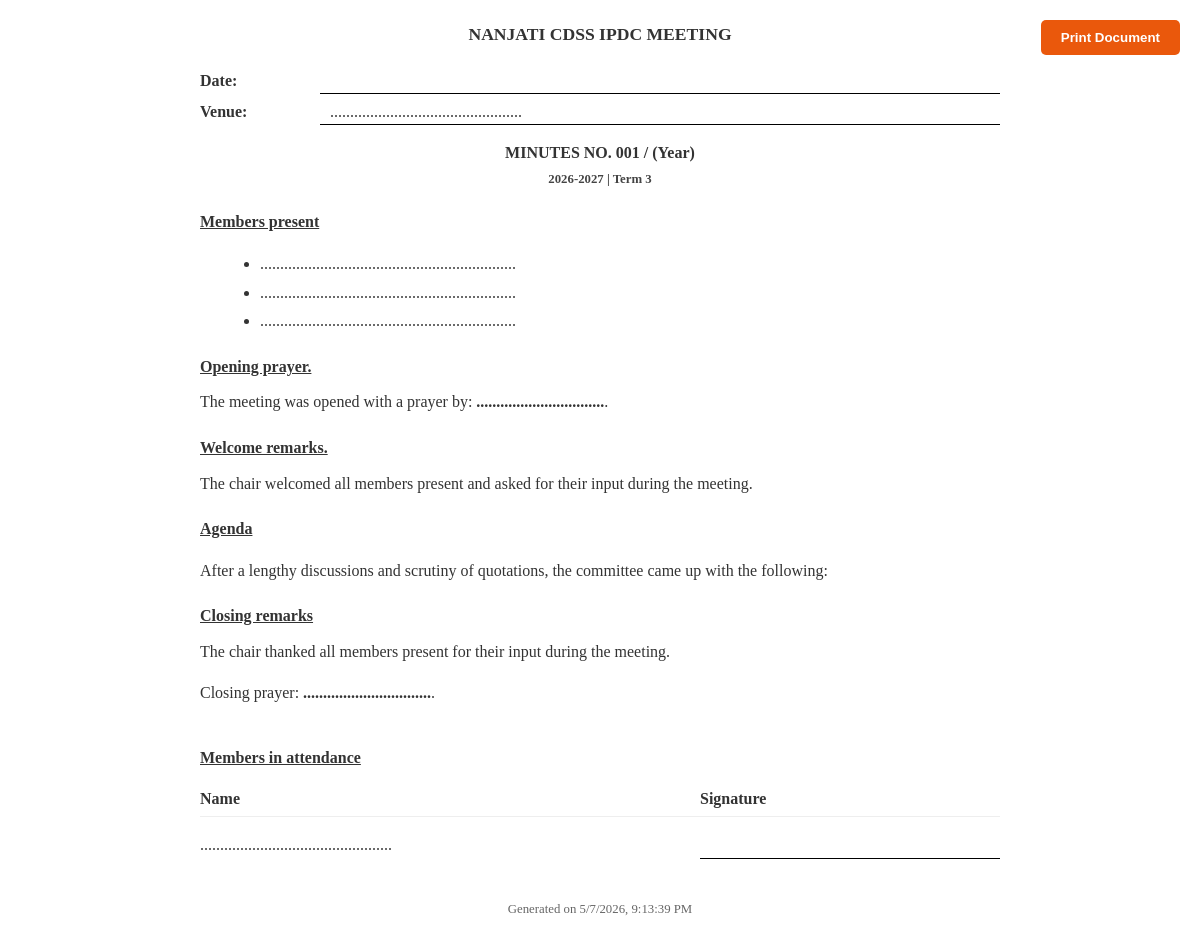
Page /combined_ipdc (signed in) on the committed database.
### tables this page shows
CREATE TABLE school_settings (
                id INTEGER PRIMARY KEY AUTOINCREMENT,
                school_id INTEGER NOT NULL,
                financial_year TEXT NOT NULL,
                school_address TEXT,
                ministry_department TEXT DEFAULT 'Education',
                total_grant REAL DEFAULT 0,
                compiled_by TEXT,
                entered_by TEXT,
                authorizing_officer TEXT,
                authorizing_appointment TEXT,
                counter_sign TEXT,
                counter_appointment TEXT,
                created_at DATETIME DEFAULT CURRENT_TIMESTAMP,
                updated_at DATETIME DEFAULT CURRENT_TIMESTAMP, school_name TEXT, academic_year TEXT, term TEXT, balance_bf REAL DEFAULT 0,
                FOREIGN KEY (school_id) REFERENCES schools(id),
                UNIQUE(school_id, financial_year)
            );

CREATE TABLE term_settings (
                id INTEGER PRIMARY KEY AUTOINCREMENT,
                school_id INTEGER NOT NULL,
                current_academic_year TEXT NOT NULL,
                current_term TEXT NOT NULL,
                updated_at DATETIME DEFAULT CURRENT_TIMESTAMP,
                FOREIGN KEY (school_id) REFERENCES schools(id),
                UNIQUE(school_id)
            );

### app.py (the view, shortened to what this page needs)
@app.route('/combined_ipdc')
@require_login
def combined_ipdc():
    session_id = request.args.get('session_id')
    school_id = get_current_school_id()
    debit_ids = request.args.getlist('ids')
    academic_year = get_academic_year()
    term = get_term()
    debits = get_debits(academic_year, term)
    selected_debits = [d for d in debits if str(d.get('id')) in debit_ids]
    items = [{'debit': d, 'quotes': [{'name': d['supplierName'], 'amount': d['amount'], 'is_selected': True}], 'reason': 'Selected after review'} for d in selected_debits]
    meeting_info = {
        'venue': request.args.get('venue', ''),
        'minute_no': request.args.get('minute_no', ''),
        'members': request.args.get('members', ''),
        'opening_prayer': request.args.get('opening_prayer', ''),
        'closing_prayer': request.args.get('closing_prayer', ''),
        'date': selected_debits[0].get('date', '') if selected_debits else '',
        'academicYear': academic_year,
        'term': term
    }
    return render_template('combined_ipdc_minute.html',
                      items=items,
                      meeting=meeting_info,
                      settings=get_settings())

### app.py (called while the page is built)
@app.before_request
def update_last_activity():
    if 'user' in session and not session.get('user', {}).get('is_developer'):
        school_id = get_current_school_id()
        if school_id:
            try:
                timestamp = datetime.utcnow().strftime('%Y-%m-%d %H:%M:%S')
                with get_db() as conn:
                    cursor = conn.cursor()
                    cursor.execute('''
                        UPDATE schools
                        SET last_activity = ?
                        WHERE id = ?
                    ''', (timestamp, school_id))
                print(f"✓ Updated activity for school_id={school_id} at {timestamp}")
            except Exception as e:
                print(f"✗ Error updating activity for school_id={school_id}: {e}")

def get_academic_year():
    if 'academic_year' in session:
        return session['academic_year']
    school_id = get_current_school_id()
    if school_id:
        settings = get_term_settings(school_id)
        session['academic_year'] = settings['current_academic_year']
        return settings['current_academic_year']
    return '2026-2027'

def get_term():
    if 'term' in session:
        return session['term']
    school_id = get_current_school_id()
    if school_id:
        settings = get_term_settings(school_id)
        session['term'] = settings['current_term']
        return settings['current_term']
    return 'Term 1'

def get_debits(academic_year, term):
    school_id = get_current_school_id()
    if not school_id:
        return []
    return get_school_debits(school_id, academic_year, term)

### auth.py (called while the page is built)
def require_login(f):
    @wraps(f)
    def decorated_function(*args, **kwargs):
        if 'user' not in session:
            return redirect(url_for('login_page'))
        return f(*args, **kwargs)
    return decorated_function

def get_current_school_id():
    if 'user' in session and not session['user'].get('is_developer'):
        return session['user']['id']
    return None

### database.py (called while the page is built)
@contextmanager
def get_db():
    conn = sqlite3.connect(DATABASE_PATH, timeout=30.0, isolation_level=None)
    conn.row_factory = sqlite3.Row
    conn.execute('PRAGMA journal_mode=WAL')
    conn.execute('PRAGMA synchronous=NORMAL')
    conn.execute('PRAGMA busy_timeout=30000')
    conn.execute('PRAGMA wal_autocheckpoint=1000')
    try:
        yield conn
        conn.execute('PRAGMA wal_checkpoint(PASSIVE)')
    except Exception:
        conn.rollback()
        raise
    finally:
        conn.close()

### templates/combined_ipdc_minute.html (shortened to what this page needs)
<!DOCTYPE html>
<html lang="en">
<head>
</head>
<body>
    <button onclick="window.print()" class="btn-print no-print">Print Document</button>
    <div class="header">
        {{ settings.schoolName or 'School Name' }} IPDC MEETING
    </div>
    <div class="meta-info">
        <div class="meta-row">
            <span class="meta-label">Date:</span>
            <span class="meta-value">{{ meeting.date }}</span>
        </div>
        <div class="meta-row">
            <span class="meta-label">Venue:</span>
            <span class="meta-value">{{ meeting.venue or '................................................' }}</span>
        </div>
        <div style="text-align: center; font-weight: bold; margin: 15px 0; font-size: 1em;">
            MINUTES NO. {{ meeting.minute_no or '001 / (Year)' }}
            <div style="font-size: 0.8em; color: #444; margin-top: 3px;">{{ meeting.academicYear }} | {{ meeting.term }}</div>
        </div>
    </div>
    <div class="section-title">Members present</div>
    <ul class="members-list">
        {% if meeting.members %}
            {% for member in meeting.members.split('\n') %}
                {% if member.strip() %}
                    <li>{{ member.strip() }}</li>
                {% endif %}
            {% endfor %}
        {% else %}
            <li>................................................................</li>
            <li>................................................................</li>
            <li>................................................................</li>
        {% endif %}
    </ul>
    <div class="section-title">Opening prayer.</div>
    <div class="content-block">
        The meeting was opened with a prayer by: <strong>{{ meeting.opening_prayer or '................................' }}</strong>.
    </div>
    <div class="section-title">Welcome remarks.</div>
    <div class="content-block">
        The chair welcomed all members present and asked for their input during the meeting.
    </div>
    <div class="section-title">Agenda</div>
    <div class="content-block">
        After a lengthy discussions and scrutiny of quotations, the committee came up with the following:
    </div>
    <div class="section-title">Closing remarks</div>
    <div class="content-block">
        The chair thanked all members present for their input during the meeting.
    </div>
    <div style="margin-bottom: 5px;">
        Closing prayer: <strong>{{ meeting.closing_prayer or '................................' }}</strong>.
    </div>
    <div class="section-title" style="margin-top: 40px;">Members in attendance</div>
    <div style="display: block; margin-top: 15px;">
        <div style="display: flex; font-weight: bold; margin-bottom: 15px; border-bottom: 1px solid #eee; padding-bottom: 5px;">
            <div style="flex: 1;">Name</div>
            <div style="width: 300px; padding-left: 20px;">Signature</div>
        </div>
        {% if meeting.members %}
            {% for member in meeting.members.split('\n') %}
                {% if member.strip() %}
                <div style="display: flex; align-items: flex-end; margin-bottom: 15px; width: 100%;">
                    <div style="flex: 1; border-bottom: 1px dotted transparent;">{{ member.strip() }}</div>
                    <div style="width: 300px; border-bottom: 1px solid #000; margin-left: 20px;">&nbsp;</div>
                </div>
                {% endif %}
            {% endfor %}
        {% else %}
            <div style="display: flex; align-items: flex-end; margin-bottom: 15px; width: 100%;">
                <div style="flex: 1; border-bottom: 1px dotted transparent;">................................................</div>
                <div style="width: 300px; border-bottom: 1px solid #000; margin-left: 20px;">&nbsp;</div>
            </div>
        {% endif %}
    </div>
    <div style="margin-top: 40px; font-size: 0.8em; color: #666; text-align: center;" class="no-print">
        Generated on <span id="generation-time"></span>
    </div>
</body>
</html>

### templates/combined_ipdc_minute.html (style rules this page uses)
body { font-family: 'Times New Roman', Times, serif; line-height: 1.6; color: #333; max-width: 800px; margin: 0 auto; padding: 20px; }
.header { text-align: center; text-transform: uppercase; font-weight: bold; margin-bottom: 20px; font-size: 1.1em; }
.meta-info { margin-bottom: 20px; }
.meta-row { display: flex; margin-bottom: 5px; }
.meta-label { font-weight: bold; width: 120px; }
.meta-value { border-bottom: 1px solid #000; flex-grow: 1; padding-left: 10px; }
.section-title { font-weight: bold; text-decoration: underline; margin-top: 20px; margin-bottom: 10px; }
.content-block { margin-bottom: 15px; text-align: justify; }
.members-list { margin-left: 20px; list-style-type: disc; }
.members-list li { margin-bottom: 3px; }
.btn-print { background-color: #EA580C; color: white; padding: 10px 20px; border-radius: 5px; text-decoration: none; position: fixed; top: 20px; right: 20px; font-family: sans-serif; font-weight: bold; cursor: pointer; border: none; }

### rows in the picture
school_settings: school_name "NANJATI CDSS"
term_settings: academicYear "2026-2027", term "Term 3"

### other values in the picture
{{ meeting.venue or '................................................' }} "................................................"
{{ meeting.minute_no or '001 / (Year)' }} "001 / (Year)"
{{ meeting.opening_prayer or '................................' }} "................................"
{{ meeting.closing_prayer or '................................' }} "................................"
